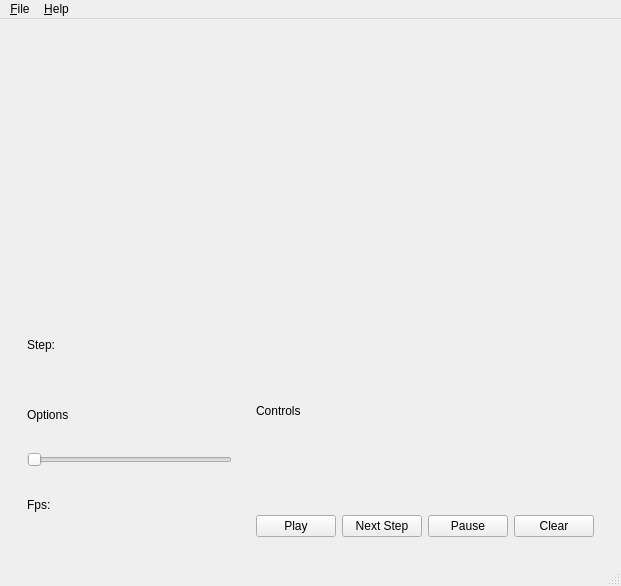
<?xml version="1.0" encoding="UTF-8"?>
<ui version="4.0">
 <class>MainWindow</class>
 <widget class="QMainWindow" name="MainWindow">
  <property name="geometry">
   <rect>
    <x>0</x>
    <y>0</y>
    <width>621</width>
    <height>586</height>
   </rect>
  </property>
  <property name="windowTitle">
   <string>MainWindow</string>
  </property>
  <widget class="QWidget" name="centralwidget">
   <layout class="QGridLayout" name="gridLayout_3">
    <item row="1" column="0">
     <widget class="QWidget" name="panelWidget" native="true">
      <property name="minimumSize">
       <size>
        <width>482</width>
        <height>0</height>
       </size>
      </property>
      <layout class="QGridLayout" name="gridLayout_2">
       <item row="1" column="1">
        <widget class="QWidget" name="controlWidget" native="true">
         <layout class="QGridLayout" name="gridLayout">
          <item row="2" column="4">
           <widget class="QPushButton" name="clearButton">
            <property name="text">
             <string>Clear</string>
            </property>
           </widget>
          </item>
          <item row="2" column="3">
           <widget class="QPushButton" name="pauseButton">
            <property name="text">
             <string>Pause</string>
            </property>
           </widget>
          </item>
          <item row="0" column="0">
           <widget class="QLabel" name="controlsLabel">
            <property name="text">
             <string>Controls</string>
            </property>
           </widget>
          </item>
          <item row="2" column="2">
           <widget class="QPushButton" name="stepButton">
            <property name="text">
             <string>Next Step</string>
            </property>
           </widget>
          </item>
          <item row="2" column="0">
           <widget class="QPushButton" name="playButton">
            <property name="text">
             <string>Play</string>
            </property>
           </widget>
          </item>
         </layout>
        </widget>
       </item>
       <item row="1" column="0">
        <widget class="QWidget" name="optionWidget" native="true">
         <layout class="QVBoxLayout" name="verticalLayout_3">
          <item>
           <widget class="QLabel" name="stepLabel">
            <property name="text">
             <string>Step:</string>
            </property>
           </widget>
          </item>
          <item>
           <widget class="QLabel" name="optionsLabel">
            <property name="text">
             <string>Options</string>
            </property>
           </widget>
          </item>
          <item>
           <widget class="QSlider" name="speedSlider">
            <property name="maximum">
             <number>30</number>
            </property>
            <property name="orientation">
             <enum>Qt::Horizontal</enum>
            </property>
           </widget>
          </item>
          <item>
           <widget class="QLabel" name="speedLabel">
            <property name="text">
             <string>Fps:</string>
            </property>
           </widget>
          </item>
         </layout>
        </widget>
       </item>
      </layout>
     </widget>
    </item>
    <item row="0" column="0">
     <widget class="QWidget" name="gridWidget" native="true">
      <layout class="QGridLayout" name="gridLayoutWidget"/>
     </widget>
    </item>
   </layout>
  </widget>
  <widget class="QMenuBar" name="menubar">
   <property name="geometry">
    <rect>
     <x>0</x>
     <y>0</y>
     <width>621</width>
     <height>22</height>
    </rect>
   </property>
   <widget class="QMenu" name="menuFile">
    <property name="title">
     <string>&amp;File</string>
    </property>
    <addaction name="action_Open"/>
    <addaction name="separator"/>
    <addaction name="action_Save"/>
    <addaction name="separator"/>
    <addaction name="action_Exit"/>
   </widget>
   <widget class="QMenu" name="menuHelp">
    <property name="title">
     <string>&amp;Help</string>
    </property>
    <addaction name="action_Rules"/>
    <addaction name="separator"/>
    <addaction name="action_How_to_play"/>
   </widget>
   <addaction name="menuFile"/>
   <addaction name="menuHelp"/>
  </widget>
  <widget class="QStatusBar" name="statusbar"/>
  <action name="action_Open">
   <property name="icon">
    <iconset>
     <normaloff>resources/file-open.png</normaloff>resources/file-open.png</iconset>
   </property>
   <property name="text">
    <string>&amp;Open</string>
   </property>
   <property name="toolTip">
    <string>Open existing configuration</string>
   </property>
   <property name="shortcut">
    <string>Ctrl+O</string>
   </property>
  </action>
  <action name="action_Save">
   <property name="icon">
    <iconset>
     <normaloff>resources/file-save.png</normaloff>resources/file-save.png</iconset>
   </property>
   <property name="text">
    <string>&amp;Save</string>
   </property>
   <property name="toolTip">
    <string>Save configuration</string>
   </property>
   <property name="shortcut">
    <string>Ctrl+S</string>
   </property>
  </action>
  <action name="action_Exit">
   <property name="icon">
    <iconset>
     <normaloff>resources/file-exit.png</normaloff>resources/file-exit.png</iconset>
   </property>
   <property name="text">
    <string>&amp;Exit</string>
   </property>
   <property name="shortcut">
    <string>Ctrl+E</string>
   </property>
  </action>
  <action name="action_Rules">
   <property name="icon">
    <iconset>
     <normaloff>resources/help-content.png</normaloff>resources/help-content.png</iconset>
   </property>
   <property name="text">
    <string>Rules</string>
   </property>
   <property name="toolTip">
    <string>Rules of the game</string>
   </property>
  </action>
  <action name="action_How_to_play">
   <property name="icon">
    <iconset>
     <normaloff>resources/help-content.png</normaloff>resources/help-content.png</iconset>
   </property>
   <property name="text">
    <string>How to play</string>
   </property>
  </action>
 </widget>
 <resources/>
 <connections/>
</ui>
